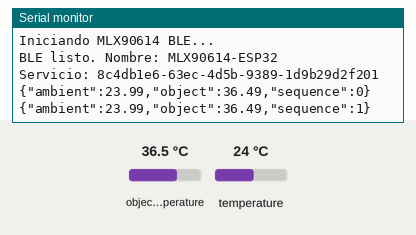
The sketch below on a simulated ESP32. Shown: the last lines printed to the serial monitor. Inputs (shaded band) come from the test bench; at power-on: object temperature 36.5 °C, temperature 24 °C. Nothing arrives over Bluetooth unless stated; a phone connects over Bluetooth LE 3 s after start.

Above: at 2.2 s.
2.3 s: object temperature set to 20 °C
At 3.8 s:
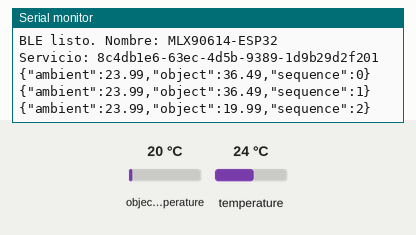
5.5 s: temperature set to 12 °C
At 6.3 s:
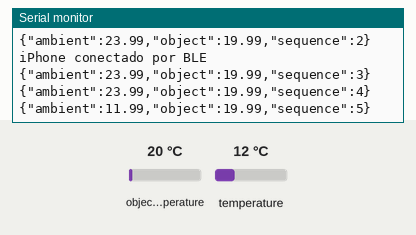
7.0 s: object temperature set to 26 °C
At 7.8 s:
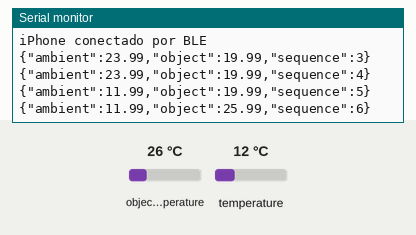
Timing chart, 0 to 10.0 s (numbered marks = the images above; inputs shaded):
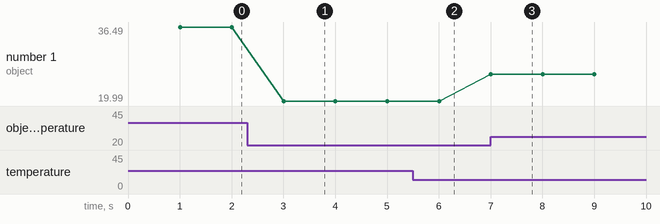

The sketch:

esp32.ino
```cpp
/*
  ESP32 + MLX90614 -> iPhone por Bluetooth Low Energy

  Instala en Arduino IDE:
  - Adafruit MLX90614
  - ESP32 by Espressif Systems (incluye BLEDevice)

  Conexiones del MLX90614:
  - SDA -> GPIO 21
  - SCL -> GPIO 22
  - VCC -> 3V3
  - GND -> GND

  Este sketch no usa Wi-Fi, MQTT ni Mosquitto. La aplicación iPhone guarda
  las lecturas localmente y las sincroniza únicamente cuando se lo indicas.
*/

#include <Wire.h>
#include <Adafruit_MLX90614.h>
#include <BLEDevice.h>
#include <BLEUtils.h>
#include <BLEServer.h>
#include <BLE2902.h>

// Deben coincidir con mobile/src/config/ble.ts.
constexpr char DEVICE_NAME[] = "MLX90614-ESP32";
constexpr char SERVICE_UUID[] = "8c4db1e6-63ec-4d5b-9389-1d9b29d2f201";
constexpr char READING_CHARACTERISTIC_UUID[] = "8c4db1e6-63ec-4d5b-9389-1d9b29d2f202";
constexpr uint32_t READING_INTERVAL_MS = 1000;

Adafruit_MLX90614 mlx;
BLECharacteristic* readingCharacteristic = nullptr;
bool iphoneConnected = false;
uint32_t sequence = 0;
uint32_t lastReadingAt = 0;

class ServerCallbacks : public BLEServerCallbacks {
  void onConnect(BLEServer*) override {
    iphoneConnected = true;
    Serial.println("iPhone conectado por BLE");
  }

  void onDisconnect(BLEServer* server) override {
    iphoneConnected = false;
    Serial.println("iPhone desconectado; anunciando BLE nuevamente");
    server->startAdvertising();
  }
};

void setup() {
  Serial.begin(115200);
  delay(1000);
  Wire.begin(21, 22);

  Serial.println("Iniciando MLX90614 BLE...");
  if (!mlx.begin()) {
    Serial.println("ERROR: No se encontró el sensor MLX90614");
    while (true) delay(1000);
  }

  BLEDevice::init(DEVICE_NAME);
  BLEServer* server = BLEDevice::createServer();
  server->setCallbacks(new ServerCallbacks());

  BLEService* service = server->createService(SERVICE_UUID);
  readingCharacteristic = service->createCharacteristic(
    READING_CHARACTERISTIC_UUID,
    BLECharacteristic::PROPERTY_READ | BLECharacteristic::PROPERTY_NOTIFY
  );
  readingCharacteristic->addDescriptor(new BLE2902());
  readingCharacteristic->setValue("{\"ambient\":0,\"object\":0,\"sequence\":0}");
  service->start();

  BLEAdvertising* advertising = BLEDevice::getAdvertising();
  advertising->addServiceUUID(SERVICE_UUID);
  advertising->setScanResponse(true);
  advertising->setMinPreferred(0x06);
  advertising->setMaxPreferred(0x12);
  BLEDevice::startAdvertising();

  Serial.printf("BLE listo. Nombre: %s\n", DEVICE_NAME);
  Serial.printf("Servicio: %s\n", SERVICE_UUID);
}

void loop() {
  if (millis() - lastReadingAt < READING_INTERVAL_MS) return;
  lastReadingAt = millis();

  const float ambient = mlx.readAmbientTempC();
  const float object = mlx.readObjectTempC();
  if (isnan(ambient) || isnan(object)) {
    Serial.println("Lectura inválida del MLX90614");
    return;
  }

  char payload[100];
  snprintf(
    payload,
    sizeof(payload),
    "{\"ambient\":%.2f,\"object\":%.2f,\"sequence\":%lu}",
    ambient,
    object,
    static_cast<unsigned long>(sequence++)
  );

  readingCharacteristic->setValue(
    reinterpret_cast<uint8_t*>(payload),
    strlen(payload)
  );
  if (iphoneConnected) readingCharacteristic->notify();

  Serial.println(payload);
}
```

Measured:
- after the input at 2.3 s, the serial monitor: prints a new line after 0.71 s (image 1)
- after the input at 5.5 s, the serial monitor: prints a new line after 0.51 s (image 2)
- after the input at 7.0 s, the serial monitor: prints a new line at once (image 3)
- plotted number 1: 36.49 → 19.99 after the input at 2.3 s, 19.99 → 25.99 after the input at 7.0 s
